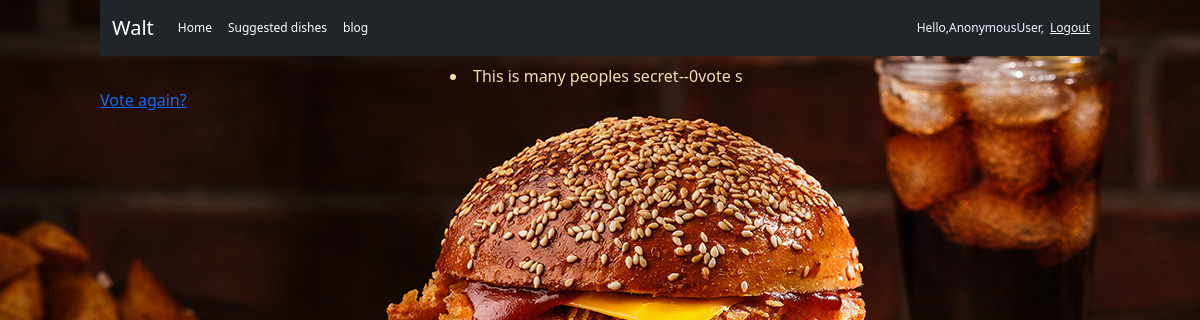
Page /4/blog_result on the earlier database version.
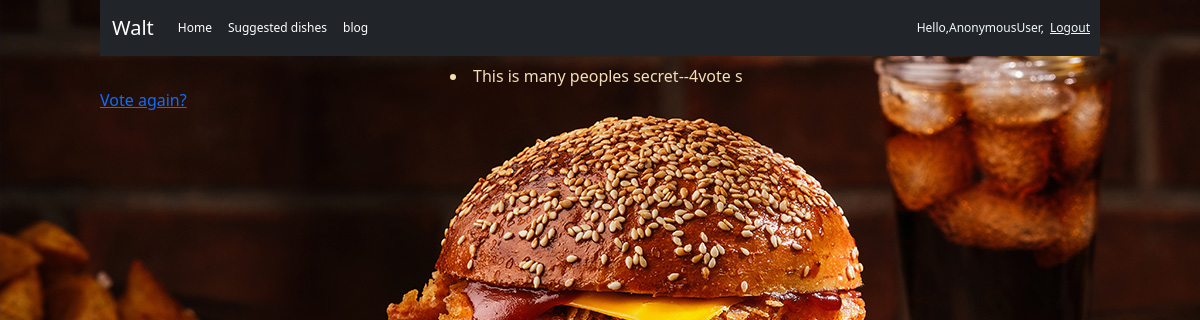
Same page on the later database version.
### product_order/models.py (models this page shows, shortened)
class choice(models.Model):
    post = models.ForeignKey(post,on_delete=models.CASCADE)
    choice_text = models.CharField(max_length=250)
    vote = models.IntegerField(default=0)

### product_order/views.py (the view)
# urls.py: path('<int:pk>/blog_result',views.blog_result,name='blog_result'),
def blog_result(request,pk):
    blog_post = get_object_or_404(post,pk=pk)
    return render(request,'blog_result.html',{'blog_post': blog_post})

### product_order/templates/blog_result.html (shortened to what this page needs)
{% extends 'base.html' %}
{% load static %}
{% block content %}
<body style="background-image: url(../../media/burger.jpg); background-attachment: fixed;">
    {% for choice in blog_post.choice_set.all %}
    <li style="color: wheat; padding-left: 350px;">{{choice.choice_text}}--{{choice.vote}}vote {{choice.vote|pluralize}}</li>
    {% endfor  %}
    <a href="{% url 'blog_detail' blog_post.id %}">Vote again?</a>
</body>
{% endblock %}

Differences in the rows shown:
changed choice "This is many peoples secret": vote "0" → "4"
